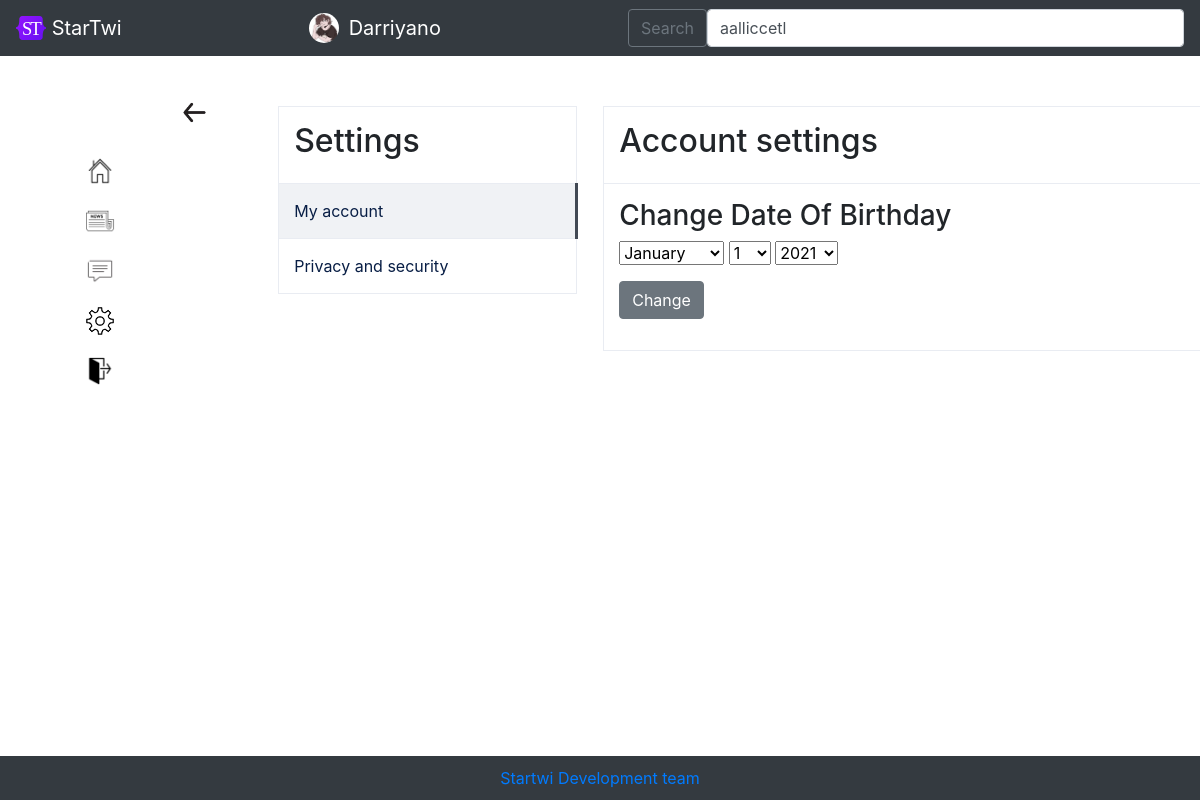
Screenshot of /change_date_of_birthday (signed in) with the database file from the repository.
### data/users.py (models this page shows, shortened)
class User(SqlAlchemyBase, UserMixin):
    __tablename__ = 'users'
    id = sqlalchemy.Column(sqlalchemy.Integer, primary_key=True, autoincrement=True)
    username = sqlalchemy.Column(sqlalchemy.String, unique=True, nullable=True)
    year_of_birth = sqlalchemy.Column(sqlalchemy.Integer, nullable=True)
    month_of_birth = sqlalchemy.Column(sqlalchemy.Integer, nullable=True)
    day_of_birth = sqlalchemy.Column(sqlalchemy.Integer, nullable=True)
    country = sqlalchemy.Column(sqlalchemy.String, nullable=True)
    email = sqlalchemy.Column(sqlalchemy.String, unique=True, nullable=True)
    hashed_password = sqlalchemy.Column(sqlalchemy.String, nullable=True)
    modified_date = sqlalchemy.Column(sqlalchemy.DateTime, default=datetime.datetime.now())
    photo = sqlalchemy.Column(sqlalchemy.String, unique=True, nullable=True)
    about_me = sqlalchemy.Column(sqlalchemy.String, unique=True, nullable=True)
    followers = sqlalchemy.Column(sqlalchemy.String, nullable=True, default=' ')
    following = sqlalchemy.Column(sqlalchemy.String, nullable=True, default=' ')
    restrict = sqlalchemy.Column(sqlalchemy.Boolean, nullable=True, default=False)
    blacklist = sqlalchemy.Column(sqlalchemy.String, nullable=True, default=' ')

### main.py (the view, shortened to what this page needs)
@app.route('/change_date_of_birthday', methods=['GET', 'POST'])
@login_required
def change_date_of_birthday():
    form = ChangeDateOfBirthdayForm()
    return render_template('changedateofbirthday.html', title='Change date of birthday',
                           url_for=url_for, form=form, userlist=get_userlist(),
                           css_file=url_for('static', filename='css/style.css'),
                           params='Account settings'
                           )

### forms/ChangeDateOfBirthdayForm.py
class ChangeDateOfBirthdayForm(FlaskForm):
    list_of_months = ['January', 'February', 'March', 'April', 'May', 'June', 'July', 'August', 'September', 'October', 'November', 'December']
    list_of_years = list(map(str, range(datetime.datetime.today().year, datetime.datetime.today().year - 100, -1)))
    list_of_days = list(map(str, range(1, 32)))
    month = SelectField('Month', validators=[DataRequired()], choices=list_of_months)
    day = SelectField('Day', validators=[DataRequired()], choices=list_of_days)
    year = SelectField('Year', validators=[DataRequired()], choices=list_of_years)
    submit = SubmitField('Change')

### data/db_session.py (called while the page is built)
def create_session() -> Session:
    global __factory
    return __factory()

### main.py (called while the page is built)
@login_manager.user_loader
def load_user(user_id):
    db_sess = db_session.create_session()
    return db_sess.query(User).get(user_id)

def get_userlist():
    return sorted(db_session.create_session().query(User).filter(User.username != current_user.username),
                  key=lambda x: [0 if str(x.id) in current_user.following.split(', ') else 1,
                                 - len(list(set(current_user.following.split(', ')) & set(
                                     x.following.split(', ')))),
                                 - len(list(set(current_user.followers.split(', ')) & set(
                                     x.followers.split(', ')))),
                                 x.username])

### templates/changedateofbirthday.html (shortened to what this page needs)
{% extends "base_logged_in.html" %}
{% block content %}
<a href="/account_settings/{{ current_user.username }}" class="settingsback"><img src="{{ url_for('static', filename='img/back.png') }}" width="33px"></a>
<div class="block">
    <div class="params">
        <table>
        <tr><td><h2 class="">Settings</h2></td></tr>
        {% if params == 'Account settings' %}
            <tr><td class="selected"><a href="/account_settings/{{ current_user.username }}">My account</a></td></tr>
            <tr><td><a href="/privacy_and_security/{{ current_user.username }}">Privacy and security</a></td></tr>
        {% else %}
            <tr><td><a href="/account_settings/{{ current_user.username }}">My account</a></td></tr>
            <tr><td class="selected"><a href="/privacy_and_security/{{ current_user.username }}">Privacy and security</a></td></tr>
        {% endif %}
        </table>
    </div>
    <div class="information">
        <table class="table_information">
            <tr><td><h2 class="">{{ params }}</h2></td></tr>
            <tr><td>
                <form action="" method="post">
                    <h3>Change Date Of Birthday</h3>
                    <p><select name="month" width="300px">
                    {% for o in form.list_of_months %}
                        <option class='opt' value="{{ o }}">{{ o }}</option>
                    {% endfor %}
                    </select>
                    <select name="day" width="300px">
                    {% for o in form.list_of_days %}
                        <option class='opt' value="{{ o }}">{{ o }}</option>
                    {% endfor %}
                    </select>
                    <select name="year" width="300px">
                    {% for o in form.list_of_years %}
                        <option class='opt' value="{{ o }}">{{ o }}</option>
                    {% endfor %}
                    </select></p>
                    <div class="move">
                        <p>{{ form.submit(type="submit", class="btn btn-secondary") }}</p>
                    </div>
                    </form>
            </td></tr>
        </table>
    </div>
</div>
{% endblock %}

### templates/base_logged_in.html (shortened to what this page needs)
<!DOCTYPE html>
<html lang="en">
<head>
    <link rel="stylesheet"
          href="https://stackpath.bootstrapcdn.com/bootstrap/4.4.1/css/bootstrap.min.css"
>
    <link href="http://rawgithub.com/indrimuska/jquery-editable-select/master/dist/jquery-editable-select.min.css" rel="stylesheet">
    <link rel="stylesheet" type="text/css" href={{ css_file }}>
</head>
<body>
    <header>
        <nav class="navbar navbar-dark bg-dark">
            <a class="navbar-brand" href="#">
                <img src="/static/img/startwi-logo.svg" alt="" width="30" height="24" class="d-inline-block align-text-top">
                StarTwi
            </a>
            <a href="/account/{{ current_user.username }}" style="text-decoration: none;" class="navbar-brand">
                <img src="{{ url_for('static', filename='img/' + current_user.photo) }}" alt="" width="30" height="30" class="icon" style="margin: 0px; margin-right: 10px;">
                {{ current_user.username }}</a>
            <form class="d-flex" method="post" id="sample_form" name="sample_form">
                <button class="btn btn-outline-secondary" type="submit" name="Save" id="save">Search</button>
                <select name="users" id="users" class="form-control me-2" type="search" placeholder="Search" aria-label="Search">
                    {% for found_user in userlist %}
                        {% if found_user %}
                            <option>{{ found_user.username }}</option>
                        {% endif %}
                    {% endfor %}
               </select>
      </form>
    </nav>
    </header>
    <main role="main" class="container">
        <div style="float:left;">
            <ul style="list-style-type: none;">
                <li><a href="/account/{{ current_user.username }}"><img src="{{ url_for('static', filename='img/home_icon.png') }}" style="width:30px; margin-top:60px;"></a></li>
                <li><a href="/newstape"><img src="{{ url_for('static', filename='img/news_icon.png') }}" style="width:30px; margin-top:20px;"></a></li>
                <li><a href="/chats"><img src="{{ url_for('static', filename='img/messenger_icon.png') }}" style="width:30px; margin-top:20px;"></a></li>
                <li><a href="/account_settings/{{ current_user.username }}"><img src="{{ url_for('static', filename='img/settings.png') }}" style="width:30px; margin-top:20px;"></a></li>
                <li><a href="/logout"><img src="{{ url_for('static', filename='img/exit-icon.png') }}" style="width:30px; margin-top:20px;"></a></li>
            </ul>
        </div>
        <div style="margin-left: 12%">
            {% block content %}{% endblock %}
        </div>
        <br><br><br>
          <div class="footer"><a href="mailto:dashastepanova1901@mail.ru">Startwi Development team</a>
  </div>
    </main>
</body>
</html>

### static/css/style.css (style rules this page uses)
.opt { width: 100px; }
.params { padding-top: 10px; padding-bottom: 10px; padding-left: 10px; float: left; position: absolute; width: 200px; }
.block { margin: 40px; }
.selected { border-right: 3px solid #424954; background: #f0f2f5; }
table { border: 1px solid #e9ecf2; border-radius: 10px; width: 300px; margin-left: 50px; }
.information { margin-left: 325px; padding-top: 10px; padding-bottom: 10px; padding-left: 10px; position: absolute; width: 500px; }
td { padding-top: 15px; padding-bottom: 15px; padding-left: 15px; border-bottom: 1px solid #e9ecf2; }
.icon { width: 30px; border-radius: 30px; float: left; margin: 20px; font-size: 27px; }
.table_information { width: 600px; }
table a, .table_information a { color: #081e45; display: block; height: 100%; }
table p { color: #727985; }
.settingsback { margin-bottom: 0px; float:left; position: absolute; }

### templates/base_logged_in.html (style rules this page uses)
.footer { position: fixed; left: 0; bottom: 0; padding: 10px; background: #343a40; color: #ffffff; width: 100%; text-align: center; }

### rows the page displays
User: photo (picture), username "Darriyano"

### other values shown
{{ params }} "Account settings"
form field users "aalliccetl"
form field month "January"
form field day "1"
form field year "2021"
